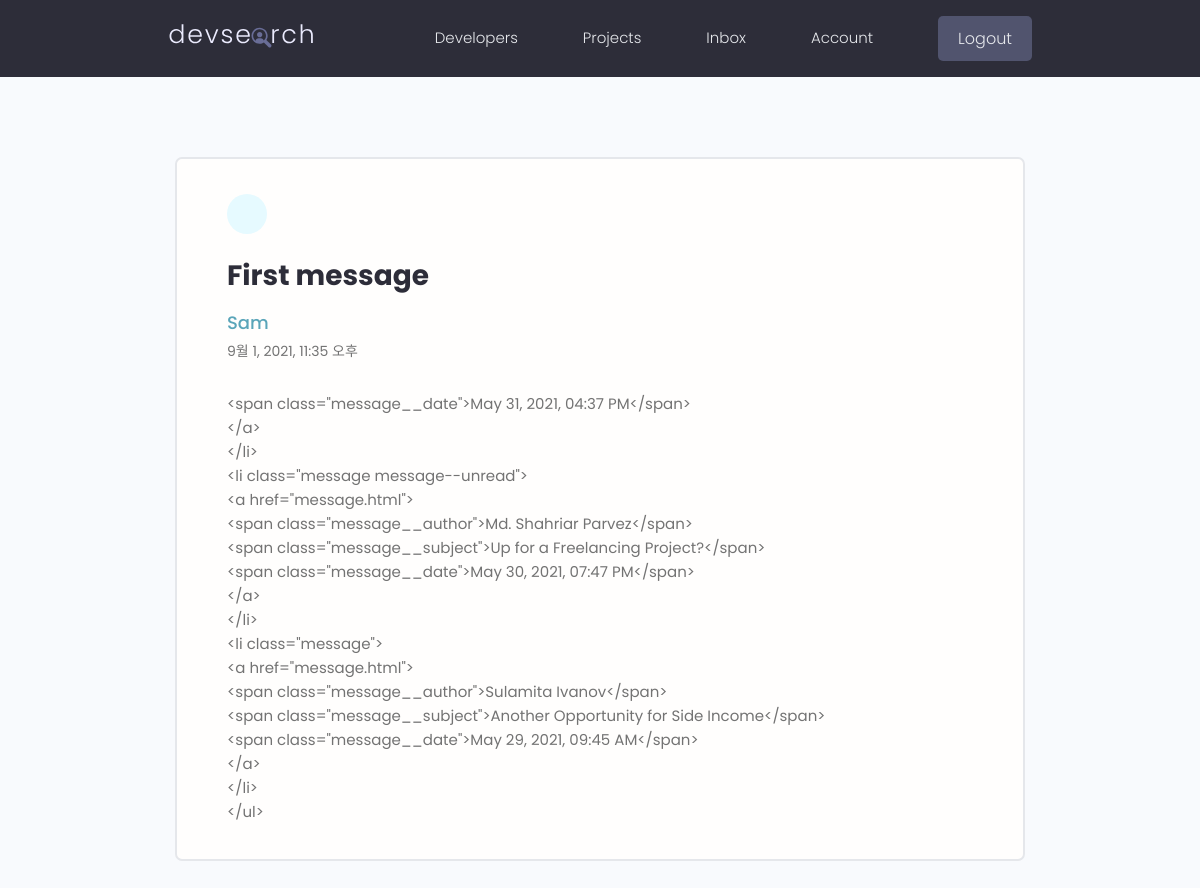
The app's page /message/85d6784a-8a38-452f-be87-d1ba362ba7db/ (signed in) with its own data.
### users/models.py (models this page shows, shortened)
class Message(models.Model):
    sender = models.ForeignKey(Profile, on_delete=models.SET_NULL, null=True, blank=True)
    recipient = models.ForeignKey(Profile, on_delete=models.SET_NULL, null=True, blank=True, related_name='messages')
    name = models.CharField(max_length=200, null=True, blank=True)
    email = models.EmailField(max_length=200, null=True, blank=True)
    subject = models.CharField(max_length=200, null=True, blank=True)
    body = models.TextField()
    is_read = models.BooleanField(default=False, null=True)
    created = models.DateTimeField(auto_now_add=True)
    id = models.UUIDField(default=uuid4, unique=True, primary_key=True, editable=False)
    class Meta:
        ordering = ['is_read', '-created']

### users/views.py (the view)
# urls.py: path('message/<str:pk>/', view_message, name='message'),
@login_required(login_url='login')
def view_message(request, pk):
    profile = request.user.profile
    message = profile.messages.get(id=pk)
    if message.is_read == False:
        message.is_read = True
        message.save()
    context = {
        'message' : message,
    }
    return render(request, 'users/message.html', context)

### users/templates/users/message.html (shortened to what this page needs)
{% extends 'main.html' %}
{% block content %}
  <main class="messagePage my-xl">
    <div class="content-box">
      <div class="message">
        <a class="backButton" href="{% url 'inbox' %}"></a>
        <h2 class="message__subject">{{message.subject}}</h4>
          {% if message.sender %}
            <a href="{% url 'user-profile' pk=message.sender.id %}" class="message__author">{{message.name}}</a>
            {% else %}
            <p class="message__author">{{message.name}}</p>
          {% endif %}
          <p class="message__date">{{message.created}}</p>
          <div class="message__body">
            {{message.body|linebreaksbr}}
          </div>
      </div>
    </div>
  </main>
{% endblock content %}

### static/styles/app.css (style rules this page uses)
:root { --color-sub: #2d2d39; }
.content-box { width: 95%; max-width: 85rem; margin: 0 auto; }
.message { padding: 2.5rem 0; }
.message > a { display: flex; gap: 1rem; }
.message__author, .message__date { flex-basis: 25%; }
.message__subject { flex-basis: 50%; }
.message__date { text-align: right; }
.messagePage .message { list-style: none; background: var(--color-white); padding: 3.5rem 5rem; border: 2px solid var(--color-light); border-radius: 0.7rem; }
.messagePage .message__subject { font-size: 2.8rem; color: var(--color-sub); margin-bottom: 1rem; margin-top: 2rem; }
.messagePage .message__author { font-size: 1.8rem; font-weight: 500; }
.messagePage .message__date { font-size: 1.4rem; font-weight: 400; text-align: left; margin-bottom: 3rem; }
.backButton { background: var(--color-main-light); color: var(--color-main); width: 4rem; height: 4rem; display: flex; align-items: center; justify-content: center; border-radius: 50%; }

### static/uikit/styles/modules/_variables.css (style rules this page uses)
:root { --color-main: #5aa5b9; --color-main-light: #e6faff; --color-sub: #3f4156; --color-sub-light: #51546e; --color-sub-lighter: #ededfd; --color-text: #737373; --color-gray: #8b8b8b; --color-light: #e5e7eb; --color-light-gray: #767676; --color-bg: #f8fafd; --color-white: #fffefd; --color-white-light: #f3f3f3; --color-success: #359e64; --color-success-bg: #def8e8; --color-error: #fc4b0b; --color-error-bg: #fff2ee; --font-base: 'Poppins', arial, helvetica, 'Segoe UI', roboto, ubuntu, sans-serif; --font-monospace: 'Fira Code', 'Courier New', courier, monospace; --font-regular: 300; --font-medium: 500; --font-bold: 700; --generic-shadow: 1px 1px 5px #00000010; --generic-transition: all 0.3s ease-in-out; }

### static/uikit/styles/modules/_base.css (style rules this page uses)
* { margin: 0; padding: 0; box-sizing: border-box; text-rendering: optimizeLegibility; color: inherit; font-size: inherit; }
html { font-size: 50%; }
@media only screen and (min-width: 480px) { html { font-size: 56.25%; } }
@media only screen and (min-width: 1200px) { html { font-size: 62.5%; } }
body { line-height: 1.6; font-weight: 400; font-size: 1.5rem; color: var(--color-text); background-color: var(--color-bg); min-height: 100vh; }

### static/uikit/styles/modules/_typography.css (style rules this page uses)
* { font-family: var(--font-base); }
h2 { font-size: 3.6rem; font-weight: var(--font-bold); }
p, span, strong { font-size: 1.6rem; color: var(--color-text); font-weight: var(--font-regular); }
a { padding-bottom: 2px; text-decoration: none; display: inline-block; color: var(--color-main); font-weight: var(--font-medium); }

### static/uikit/styles/modules/_utilities.css (style rules this page uses)
.my-xl { margin: 8rem auto; }

### records on screen
Message: subject "First message", name "Sam", created "9월 1, 2021, 11:35 오후", body "<span class=\"message__date\">May 31, 2021, 04:37 PM</span> </a> </li> <li class=\"message message--unread\"> <a href=\"message.html\"> <span class=\"message__author\">Md. Shahriar Parvez</span> <span class=\"message__subject\">Up for a Freelancing Project?</span> <span class=\"message__date\">May 30, 2021, 07:47 PM</span> </a> </li> <li class=\"message\"> <a href=\"message.html\"> <span class=\"message__author\">Sulamita Ivanov</span> <span class=\"message__subject\">Another Opportunity for Side Income</span> <span class=\"message__date\">May 29, 2021, 09:45 AM</span> </a> </li> </ul>"
